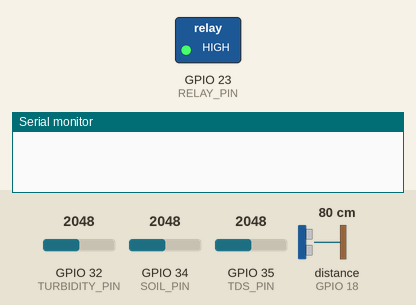
The sketch below on a simulated ESP32. Shown: switched loads named in the sketch (green lamp = pin HIGH), the last lines printed to the serial monitor. Inputs (shaded band) come from the test bench; at power-on: GPIO 34 (SOIL_PIN) = 2048, GPIO 32 (TURBIDITY_PIN) = 2048, GPIO 35 (TDS_PIN) = 2048, distance to the obstacle (sensor on GPIO 18) 80 cm. The echo pulse lasts 58.3 µs per cm; WiFi joins after 1.5 s; servers stay silent unless stated; pins used as bus, display or sensor lines are not drawn.

Above: at 3.0 s.
3.1 s: GPIO 34 (SOIL_PIN) set to 2438
11.3 s: GPIO 34 (SOIL_PIN) set to 2528
At 15.0 s:
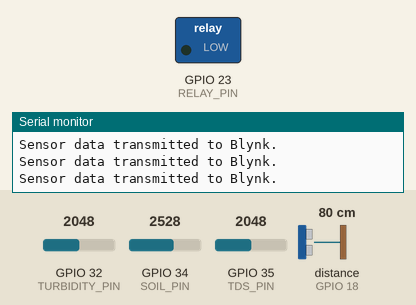
15.3 s: GPIO 34 (SOIL_PIN) set to 1228
At 18.2 s:
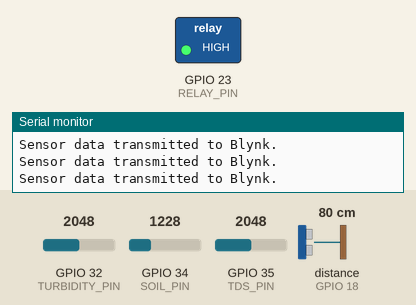
19.3 s: GPIO 34 (SOIL_PIN) set to 2866
At 22.4 s:
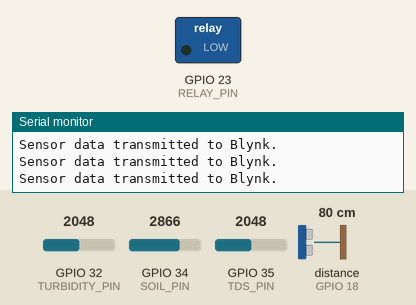
Timing chart, 0 to 23.9 s (numbered marks = the images above; inputs shaded):
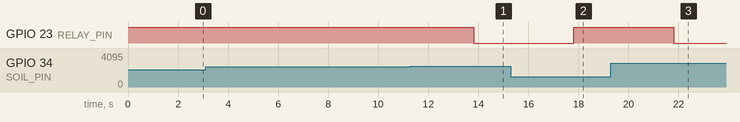

The sketch:

agrosmart_esp32.ino
```cpp
/*****************************************************
 * AGROSMART - IoT Smart Irrigation System
 * Developed by: Nency Chandiramani
 * Board: ESP32 Dev Module
 * Platform: Blynk IoT
 *****************************************************/

#include <WiFi.h>
#include <BlynkSimpleEsp32.h>
#include "config.h"

// ---------------- Pin Definitions ----------------
#define SOIL_PIN 34
#define TDS_PIN 35
#define TURBIDITY_PIN 32
#define TRIG_PIN 5
#define ECHO_PIN 18
#define RELAY_PIN 23

// Timer for periodic updates
BlynkTimer timer;

// ---------------- Setup ----------------
void setup() {
  Serial.begin(115200);

  pinMode(RELAY_PIN, OUTPUT);
  pinMode(TRIG_PIN, OUTPUT);
  pinMode(ECHO_PIN, INPUT);

  digitalWrite(RELAY_PIN, HIGH);  // Pump OFF initially

  Blynk.begin(BLYNK_AUTH_TOKEN, WIFI_SSID, WIFI_PASS);

  timer.setInterval(4000L, sendSensorData);
}

// ---------------- Main Loop ----------------
void loop() {
  Blynk.run();
  timer.run();
}

// ---------------- Sensor Reading Functions ----------------

// Soil moisture mapped to percentage
int readSoilMoisture() {
  int rawValue = analogRead(SOIL_PIN);
  int moisturePercent = map(rawValue, 0, 4095, 100, 0);
  return constrain(moisturePercent, 0, 100);
}

// Tank level using ultrasonic sensor
float readTankLevel() {
  digitalWrite(TRIG_PIN, LOW);
  delayMicroseconds(2);
  digitalWrite(TRIG_PIN, HIGH);
  delayMicroseconds(10);
  digitalWrite(TRIG_PIN, LOW);

  long duration = pulseIn(ECHO_PIN, HIGH);
  float distance = duration * 0.034 / 2;
  return distance;
}

// Basic TDS calculation (raw to ppm approximation)
int readTDS() {
  int rawValue = analogRead(TDS_PIN);
  int tdsValue = map(rawValue, 0, 4095, 0, 1000);
  return tdsValue;
}

// Turbidity mapped to %
int readTurbidity() {
  int rawValue = analogRead(TURBIDITY_PIN);
  int turbidityPercent = map(rawValue, 0, 4095, 0, 100);
  return turbidityPercent;
}

// ---------------- Control Logic ----------------
void controlPump(int moisture, float tankLevel) {

  if (moisture < MOISTURE_THRESHOLD && tankLevel > TANK_MIN_LEVEL) {
    digitalWrite(RELAY_PIN, LOW);   // Pump ON
  }
  else {
    digitalWrite(RELAY_PIN, HIGH);  // Pump OFF
  }
}

// ---------------- Data Transmission ----------------
void sendSensorData() {

  int soil = readSoilMoisture();
  float tank = readTankLevel();
  int tds = readTDS();
  int turbidity = readTurbidity();

  controlPump(soil, tank);

  // Send data to Blynk Dashboard
  Blynk.virtualWrite(V0, soil);
  Blynk.virtualWrite(V1, tank);
  Blynk.virtualWrite(V2, tds);
  Blynk.virtualWrite(V3, turbidity);

  // Alerts
  if (tank < TANK_MIN_LEVEL) {
    Blynk.logEvent("low_tank", "⚠ Tank level is critically low.");
  }

  if (tds > TDS_THRESHOLD) {
    Blynk.logEvent("high_tds", "⚠ High TDS detected.");
  }

  if (turbidity > TURBIDITY_THRESHOLD) {
    Blynk.logEvent("high_turbidity", "⚠ Water turbidity is high.");
  }

  Serial.println("Sensor data transmitted to Blynk.");
}
```

config.h
```cpp
#ifndef CONFIG_H
#define CONFIG_H

// ---------------- Blynk Credentials ----------------
#define BLYNK_TEMPLATE_ID "YOUR_TEMPLATE_ID"
#define BLYNK_DEVICE_NAME "AgroSmart"
#define BLYNK_AUTH_TOKEN "YOUR_AUTH_TOKEN"

// ---------------- WiFi Credentials ----------------
#define WIFI_SSID "YOUR_WIFI_NAME"
#define WIFI_PASS "YOUR_WIFI_PASSWORD"

// ---------------- Sensor Thresholds ----------------
#define MOISTURE_THRESHOLD 40      // % soil moisture
#define TANK_MIN_LEVEL 12          // cm
#define TDS_THRESHOLD 700          // ppm
#define TURBIDITY_THRESHOLD 65     // %

#endif
```

Measured:
- the behaviour switches between 2497 and 2498 on GPIO 34 (SOIL_PIN) (found by bisection; images 0 and 1)
- after the input at 11.3 s, GPIO 23 (RELAY_PIN): HIGH → LOW after 2.5 s
- after the input at 15.3 s, GPIO 23 (RELAY_PIN): LOW → HIGH after 2.5 s
- after the input at 19.3 s, GPIO 23 (RELAY_PIN): HIGH → LOW after 2.5 s
